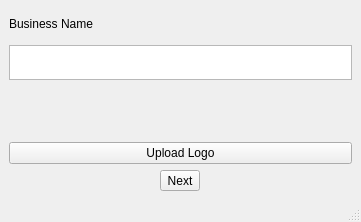
<?xml version="1.0" encoding="UTF-8"?>
<ui version="4.0">
 <class>BusinessCreationScreen</class>
 <widget class="QMainWindow" name="BusinessCreationScreen">
  <property name="geometry">
   <rect>
    <x>0</x>
    <y>0</y>
    <width>361</width>
    <height>222</height>
   </rect>
  </property>
  <property name="windowTitle">
   <string>Business Creation</string>
  </property>
  <widget class="QWidget" name="centralwidget">
   <layout class="QVBoxLayout" name="verticalLayout">
    <item>
     <widget class="QLabel" name="label">
      <property name="maximumSize">
       <size>
        <width>16777215</width>
        <height>30</height>
       </size>
      </property>
      <property name="text">
       <string>Business Name</string>
      </property>
     </widget>
    </item>
    <item>
     <widget class="QPlainTextEdit" name="business_field">
      <property name="maximumSize">
       <size>
        <width>16777215</width>
        <height>35</height>
       </size>
      </property>
     </widget>
    </item>
    <item>
     <widget class="QLabel" name="logo_field">
      <property name="text">
       <string/>
      </property>
     </widget>
    </item>
    <item>
     <widget class="QPushButton" name="upload_button">
      <property name="text">
       <string>Upload Logo</string>
      </property>
     </widget>
    </item>
    <item alignment="Qt::AlignmentFlag::AlignHCenter">
     <widget class="QToolButton" name="next_button">
      <property name="text">
       <string>Next</string>
      </property>
     </widget>
    </item>
   </layout>
  </widget>
  <widget class="QMenuBar" name="menubar">
   <property name="geometry">
    <rect>
     <x>0</x>
     <y>0</y>
     <width>361</width>
     <height>30</height>
    </rect>
   </property>
  </widget>
  <widget class="QStatusBar" name="statusbar"/>
 </widget>
 <resources/>
 <connections/>
</ui>
